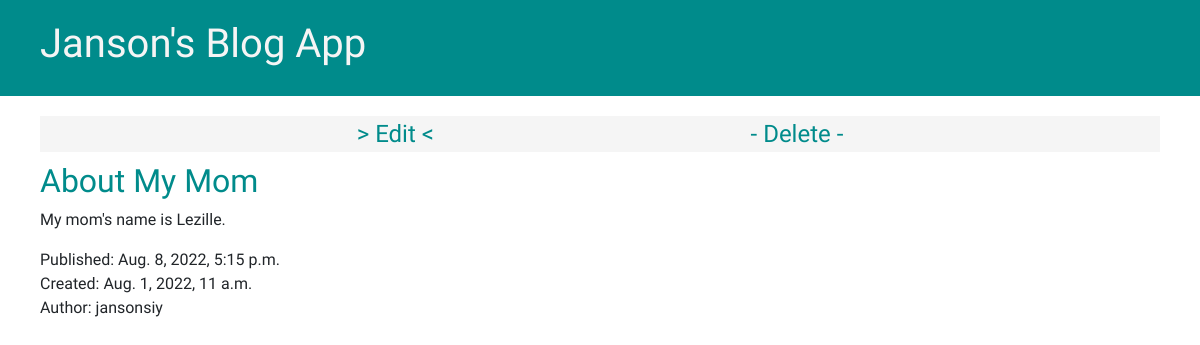
The page /post/5 on the database its author committed.
### blog/models.py (models this page shows, shortened)
class Post(models.Model):
    author = models.ForeignKey(settings.AUTH_USER_MODEL, on_delete=models.CASCADE)
    title = models.CharField(max_length=200)
    text = models.TextField()
    created_date = models.DateTimeField(default=timezone.now)
    published_date = models.DateTimeField(blank=True, null=True)

### blog/views.py (the view)
# urls.py: path('post/<int:id>', views.post_details, name='post_details'),
def post_details(request, id: int):
    post = get_object_or_404(Post, id=id)
    context = {
        'post': post,
    }
    return render(request, 'blog/post_details.html', context)

### blog/templates/blog/post_details.html
{% extends 'blog/base.html' %}
{% block content %}
    <div class="actions">
        <a href="{% url 'edit_post' post.id %}">> Edit <</a>
        <a href="{% url 'delete_post' post.id %}">- Delete -</a>
    </div>
    <article>
        <h2>{{ post.title }}</a></h2>
        <p>{{ post.text }}</p>
        <time>
            Published: {{ post.published_date }}
            <br>
            Created: {{ post.created_date }}
        </time>
        <address>Author: {{ post.author }}</address>
    </article>
{% endblock %}

### blog/static/css/blog.css (style rules this page uses)
body { font-family: 'Mouse Memoirs', sans-serif; }
h2, a:active, a:hover, a:link, a:visited, .messages { color: #008B8B; text-decoration: none; }
.actions, .messages { align-items: center; background-color: whitesmoke; display: flex; font-size: 1.5em; justify-content: space-evenly; }
.actions { margin: 0px 0px 10px 0px; }

### rows shown on the page
Post: title "About My Mom", text "My mom's name is Lezille.", published_date "Aug. 8, 2022, 5:15 p.m.", created_date "Aug. 1, 2022, 11 a.m.", author "jansonsiy"
